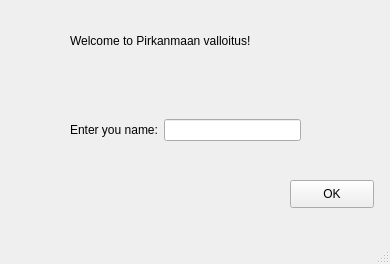
<?xml version="1.0" encoding="UTF-8"?>
<ui version="4.0">
 <class>StartWindow</class>
 <widget class="QMainWindow" name="StartWindow">
  <property name="geometry">
   <rect>
    <x>0</x>
    <y>0</y>
    <width>390</width>
    <height>264</height>
   </rect>
  </property>
  <property name="windowTitle">
   <string>MainWindow</string>
  </property>
  <widget class="QWidget" name="centralwidget">
   <widget class="QWidget" name="horizontalLayoutWidget">
    <property name="geometry">
     <rect>
      <x>70</x>
      <y>90</y>
      <width>231</width>
      <height>80</height>
     </rect>
    </property>
    <layout class="QHBoxLayout" name="horizontalLayout">
     <item>
      <widget class="QLabel" name="nameLabel">
       <property name="text">
        <string>Enter you name:</string>
       </property>
      </widget>
     </item>
     <item>
      <widget class="QLineEdit" name="nameEdit"/>
     </item>
    </layout>
   </widget>
   <widget class="QPushButton" name="OkButton">
    <property name="geometry">
     <rect>
      <x>290</x>
      <y>180</y>
      <width>84</width>
      <height>28</height>
     </rect>
    </property>
    <property name="text">
     <string>OK</string>
    </property>
   </widget>
   <widget class="QLabel" name="welcomeLabel">
    <property name="geometry">
     <rect>
      <x>70</x>
      <y>20</y>
      <width>231</width>
      <height>41</height>
     </rect>
    </property>
    <property name="text">
     <string>Welcome to Pirkanmaan valloitus!</string>
    </property>
   </widget>
  </widget>
  <widget class="QMenuBar" name="menubar">
   <property name="geometry">
    <rect>
     <x>0</x>
     <y>0</y>
     <width>390</width>
     <height>25</height>
    </rect>
   </property>
  </widget>
  <widget class="QStatusBar" name="statusbar"/>
 </widget>
 <resources/>
 <connections/>
</ui>
